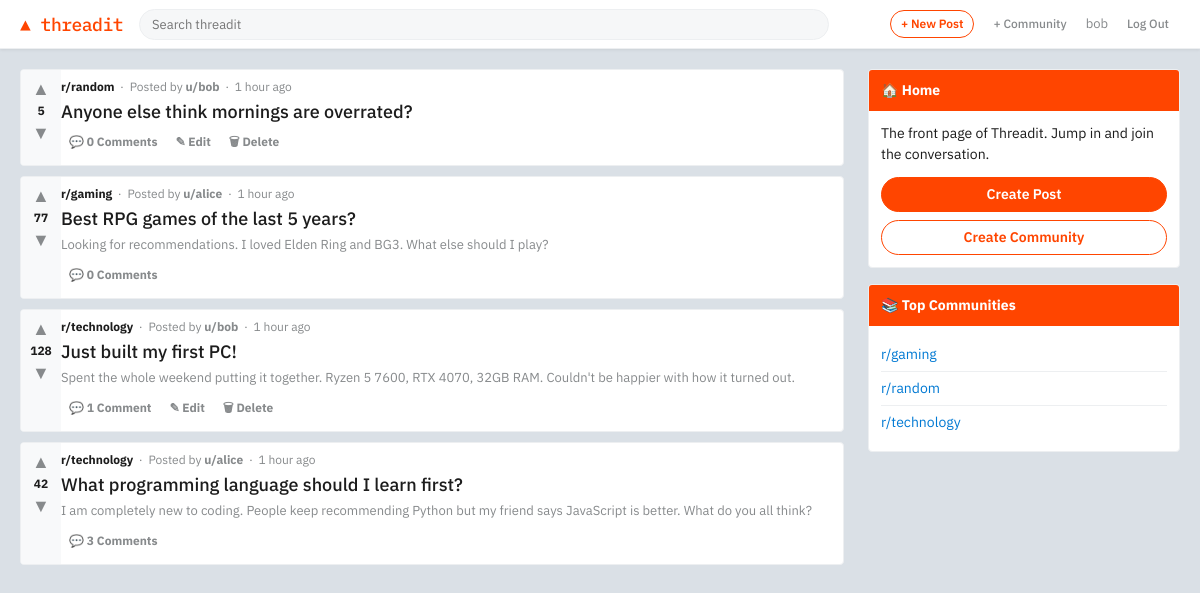
Screenshot of / (signed in) with the database file from the repository.
### forum/models.py (models this page shows, shortened)
class Post(models.Model):
    title = models.CharField(max_length=300)
    body = models.TextField(blank=True)
    author = models.ForeignKey(
        User, on_delete=models.CASCADE, related_name="posts"
    )
    community = models.ForeignKey(
        Community, on_delete=models.CASCADE, related_name="posts"
    )
    upvotes = models.IntegerField(default=0)
    created_at = models.DateTimeField(auto_now_add=True)
    updated_at = models.DateTimeField(auto_now=True)
    class Meta:
        ordering = ["-created_at"]
    def comment_count(self):
        return self.comments.count()

class Community(models.Model):
    name = models.CharField(max_length=50, unique=True)
    description = models.TextField(blank=True)
    created_at = models.DateTimeField(auto_now_add=True)
    created_by = models.ForeignKey(
        User, on_delete=models.SET_NULL, null=True, related_name="communities"
    )
    class Meta:
        verbose_name_plural = "communities"
        ordering = ["name"]

### forum/views.py (the view)
# urls.py: path("", views.home, name="home"),
def home(request):
    query = request.GET.get("q", "")
    posts = Post.objects.select_related("author", "community").all()
    if query:
        posts = posts.filter(Q(title__icontains=query) | Q(body__icontains=query))
    communities = Community.objects.all()[:8]
    context = {"posts": posts, "communities": communities, "query": query}
    return render(request, "forum/home.html", context)

### templates/forum/home.html (shortened to what this page needs)
{% extends "forum/base.html" %}
{% block content %}
<div class="page-wrapper">
  <main>
    {% if posts %}
      {% for post in posts %}
      <div class="post-card">
        <div class="vote-col">
          <button class="vote-btn" title="upvote">&#9650;</button>
          <span class="vote-count">{{ post.upvotes }}</span>
          <button class="vote-btn" title="downvote">&#9660;</button>
        </div>
        <div class="post-content">
          <div class="post-meta">
            <a href="{% url 'community_detail' post.community.name %}" class="community-link">r/{{ post.community.name }}</a>
            &nbsp;·&nbsp; Posted by
            <a href="#">u/{{ post.author.username }}</a>
            &nbsp;·&nbsp; {{ post.created_at|timesince }} ago
          </div>
          <div class="post-title">
            <a href="{% url 'post_detail' post.pk %}">{{ post.title }}</a>
          </div>
          {% if post.body %}
            <div class="post-body-preview">{{ post.body }}</div>
          {% endif %}
          <div class="post-actions">
            <a href="{% url 'post_detail' post.pk %}" class="post-action-btn">
              &#128172; {{ post.comment_count }} Comment{{ post.comment_count|pluralize }}
            </a>
            {% if user == post.author %}
              <a href="{% url 'edit_post' post.pk %}" class="post-action-btn">&#9998; Edit</a>
              <a href="{% url 'delete_post' post.pk %}" class="post-action-btn">&#128465; Delete</a>
            {% endif %}
          </div>
        </div>
      </div>
      {% endfor %}
    {% endif %}
  </main>
  <aside class="sidebar">
    <div class="sidebar-card">
      <div class="sidebar-card-header">&#127968; Home</div>
      <div class="sidebar-card-body">
        <p>The front page of Threadit. Jump in and join the conversation.</p>
        {% if user.is_authenticated %}
          <a href="{% url 'create_post' %}" class="btn btn-primary" style="width:100%;justify-content:center;margin-bottom:8px;">Create Post</a>
          <a href="{% url 'create_community' %}" class="btn btn-outline" style="width:100%;justify-content:center;">Create Community</a>
        {% else %}
          <a href="{% url 'register' %}" class="btn btn-primary" style="width:100%;justify-content:center;margin-bottom:8px;">Sign Up</a>
          <a href="{% url 'login' %}" class="btn btn-outline" style="width:100%;justify-content:center;">Log In</a>
        {% endif %}
      </div>
    </div>
    {% if communities %}
    <div class="sidebar-card">
      <div class="sidebar-card-header">&#128218; Top Communities</div>
      <div class="sidebar-card-body">
        <ul class="community-list">
          {% for c in communities %}
          <li><a href="{% url 'community_detail' c.name %}">r/{{ c.name }}</a></li>
          {% endfor %}
        </ul>
      </div>
    </div>
    {% endif %}
  </aside>
</div>
{% endblock %}

### templates/forum/base.html (shortened to what this page needs)
<!DOCTYPE html>
<html lang="en">
<head>
  {% load static %}
  <link rel="stylesheet" href="{% static 'css/style.css' %}">
</head>
<body>
<nav class="navbar">
  <div class="nav-inner">
    <a href="{% url 'home' %}" class="nav-logo">&#9650; threadit</a>
    <div class="nav-search">
      <form method="get" action="{% url 'home' %}">
        <input type="text" name="q" placeholder="Search threadit" value="{{ request.GET.q }}">
      </form>
    </div>
    <div class="nav-actions">
      {% if user.is_authenticated %}
        <a href="{% url 'create_post' %}" class="btn btn-outline btn-sm">+ New Post</a>
        <a href="{% url 'create_community' %}" class="btn btn-ghost btn-sm">+ Community</a>
        <span class="text-muted" style="font-size:13px;">{{ user.username }}</span>
        <a href="{% url 'logout' %}" class="btn btn-ghost btn-sm">Log Out</a>
      {% else %}
        <a href="{% url 'login' %}" class="btn btn-outline btn-sm">Log In</a>
        <a href="{% url 'register' %}" class="btn btn-primary btn-sm">Sign Up</a>
      {% endif %}
    </div>
  </div>
</nav>
{% block content %}{% endblock %}
</body>
</html>

### static/css/style.css (style rules this page uses)
:root { --bg: #dae0e6; --surface: #ffffff; --surface-hover: #f6f7f8; --border: #edeff1; --text: #1c1c1c; --text-muted: #878a8c; --accent: #ff4500; --accent-hover: #e03d00; --upvote: #ff4500; --link: #0079d3; --link-hover: #006cbf; --nav-bg: #ffffff; --tag-bg: #e8f0fe; --tag-text: #0079d3; --radius: 4px; --shadow: 0 1px 3px rgba(0,0,0,0.08); }
*, *::before, *::after { box-sizing: border-box; margin: 0; padding: 0; }
body { font-family: 'IBM Plex Sans', sans-serif; background: var(--bg); color: var(--text); font-size: 14px; line-height: 1.5; min-height: 100vh; }
a { color: var(--link); text-decoration: none; }
.navbar { background: var(--nav-bg); border-bottom: 1px solid var(--border); position: sticky; top: 0; z-index: 100; box-shadow: var(--shadow); }
.nav-inner { max-width: 1200px; margin: 0 auto; padding: 0 20px; height: 48px; display: flex; align-items: center; gap: 16px; }
.nav-logo { font-family: 'IBM Plex Mono', monospace; font-weight: 500; font-size: 18px; color: var(--accent); text-decoration: none; letter-spacing: -0.5px; }
.nav-search { flex: 1; max-width: 690px; }
.nav-search input { width: 100%; padding: 6px 12px; border: 1px solid var(--border); border-radius: 20px; background: var(--surface-hover); font-size: 13px; font-family: inherit; outline: none; transition: border-color 0.15s, background 0.15s; }
.nav-actions { display: flex; align-items: center; gap: 8px; margin-left: auto; }
.btn { display: inline-flex; align-items: center; gap: 4px; padding: 6px 16px; border-radius: 20px; font-size: 14px; font-weight: 600; font-family: inherit; cursor: pointer; border: 1px solid transparent; transition: all 0.15s; white-space: nowrap; }
.btn-primary { background: var(--accent); color: white; border-color: var(--accent); }
.btn-outline { background: transparent; color: var(--accent); border-color: var(--accent); }
.btn-ghost { background: transparent; color: var(--text-muted); border-color: transparent; font-weight: 500; }
.btn-sm { padding: 4px 10px; font-size: 12px; }
.page-wrapper { max-width: 1200px; margin: 20px auto; padding: 0 20px; display: grid; grid-template-columns: 1fr 312px; gap: 24px; align-items: start; }
.post-card { background: var(--surface); border: 1px solid var(--border); border-radius: var(--radius); display: flex; margin-bottom: 10px; transition: border-color 0.1s; overflow: hidden; }
.vote-col { background: #f8f9fa; padding: 8px 4px; display: flex; flex-direction: column; align-items: center; gap: 2px; min-width: 40px; }
.vote-btn { background: none; border: none; cursor: pointer; color: var(--text-muted); font-size: 18px; padding: 2px 6px; border-radius: 2px; line-height: 1; transition: color 0.1s, background 0.1s; }
.vote-count { font-weight: 700; font-size: 12px; color: var(--text); }
.post-content { flex: 1; padding: 8px 8px 8px 0; }
.post-meta { font-size: 12px; color: var(--text-muted); margin-bottom: 4px; }
.post-meta a { color: var(--text-muted); font-weight: 700; }
.post-meta .community-link { color: var(--text); font-weight: 700; }
.post-title { font-size: 18px; font-weight: 500; color: var(--text); margin-bottom: 4px; line-height: 1.3; }
.post-title a { color: inherit; }
.post-body-preview { color: var(--text-muted); font-size: 13px; margin-bottom: 6px; display: -webkit-box; -webkit-line-clamp: 3; -webkit-box-orient: vertical; overflow: hidden; }
.post-actions { display: flex; gap: 2px; flex-wrap: wrap; }
.post-action-btn { display: inline-flex; align-items: center; gap: 4px; padding: 6px 8px; border-radius: 2px; font-size: 12px; font-weight: 700; color: var(--text-muted); cursor: pointer; transition: background 0.1s, color 0.1s; border: none; background: none; font-family: inherit; }
.sidebar-card { background: var(--surface); border: 1px solid var(--border); border-radius: var(--radius); overflow: hidden; margin-bottom: 16px; }
.sidebar-card-header { background: var(--accent); color: white; padding: 10px 12px; font-weight: 700; font-size: 14px; }
.sidebar-card-body { padding: 12px; }
.sidebar-card-body p { font-size: 14px; margin-bottom: 12px; color: var(--text); }
.community-list { list-style: none; }
.community-list li { padding: 6px 0; border-bottom: 1px solid var(--border); font-size: 14px; }
.community-list li:last-child { border-bottom: none; }
.text-muted { color: var(--text-muted); }

### rows the page displays
Post: upvotes "5", community.name "random", author.username "bob", created_at "1 hour", title "Anyone else think mornings are overrated?", comment_count "0", shows "✎ Edit"
Post: upvotes "77", community.name "gaming", author.username "alice", created_at "1 hour", title "Best RPG games of the last 5 years?", body "Looking for recommendations. I loved Elden Ring and BG3. What else should I play?", comment_count "0"
Post: upvotes "128", community.name "technology", author.username "bob", created_at "1 hour", title "Just built my first PC!", body "Spent the whole weekend putting it together. Ryzen 5 7600, RTX 4070, 32GB RAM. Couldn't be happier with how it turned out.", comment_count "1", shows "✎ Edit"
Post: upvotes "42", community.name "technology", author.username "alice", created_at "1 hour", title "What programming language should I learn first?", body "I am completely new to coding. People keep recommending Python but my friend says JavaScript is better. What do you all think?", comment_count "3"
Community: name "gaming"
Community: name "random"
Community: name "technology"

### other values shown
{{ user.username }} "bob"
